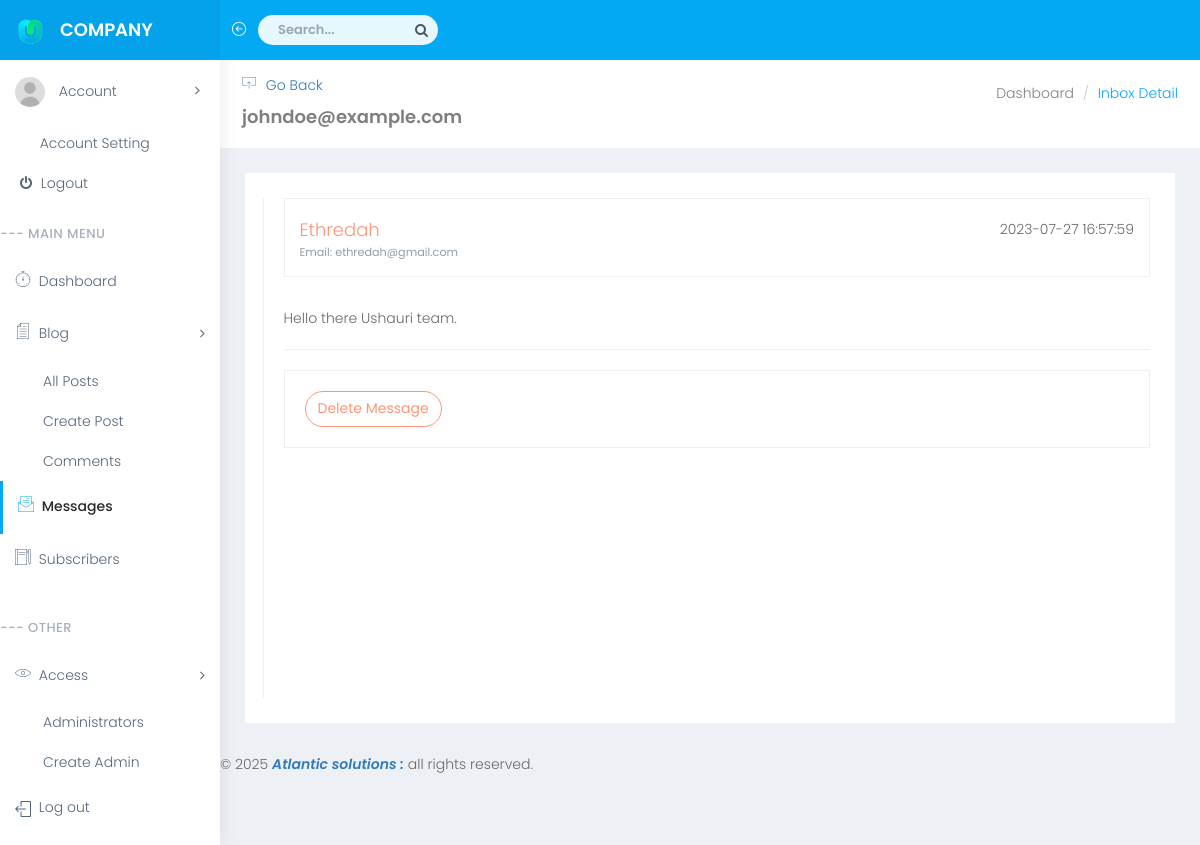
Screenshot of /admin/inbox-detail.php?id=1 (signed in) with the database file from the repository.
### tables this page shows
CREATE TABLE `contacts` (
  `id` int(11) NOT NULL,
  `names` varchar(50) NOT NULL,
  `email` varchar(50) NOT NULL,
  `message` text NOT NULL,
  `date` datetime NOT NULL DEFAULT current_timestamp()
);

### admin/inbox-detail.php (the view, shortened to what this page needs)
<?php
    require_once "functions/db.php";
    $email = $_SESSION['email'];
        if (isset($_GET['id'])) {
        $inboxid = $_GET['id'];
        $sql="SELECT * FROM contacts WHERE id='$inboxid'";
      }
      else {
        header('Location:inbox.php');
      }
    ?>
<!DOCTYPE html>
<html lang="en">
<head>
    <link href="bootstrap/dist/css/bootstrap.min.css" rel="stylesheet">
    <link href="../plugins/bower_components/bootstrap-extension/css/bootstrap-extension.css" rel="stylesheet">
    <link href="../plugins/bower_components/sidebar-nav/dist/sidebar-nav.min.css" rel="stylesheet">
    <link href="../plugins/bower_components/morrisjs/morris.css" rel="stylesheet">
    <link href="css/animate.css" rel="stylesheet">
    <link href="css/style.css" rel="stylesheet">
    <link href="css/colors/blue.css" id="theme" rel="stylesheet">
</head>
<body>
    <div id="wrapper">
        <nav class="navbar navbar-default navbar-static-top m-b-0">
            <div class="navbar-header"> <a class="navbar-toggle hidden-sm hidden-md hidden-lg " href="javascript:void(0)" data-toggle="collapse" data-target=".navbar-collapse"><i class="ti-menu"></i></a>
                <div class="top-left-part"><a class="logo" href="index.php"><b><img src="../plugins/images/icon.png" style="width: 30px; height: 30px;" alt="home" /></b><span class="hidden-xs"><b>Company</b></span></a></div>
                <ul class="nav navbar-top-links navbar-left hidden-xs">
                    <li><a href="javascript:void(0)" class="open-close hidden-xs waves-effect waves-light"><i class="icon-arrow-left-circle ti-menu"></i></a></li>
                    <li>
                        <form role="search" class="app-search hidden-xs">
                            <input type="text" placeholder="Search..." class="form-control"> <a href=""><i class="fa fa-search"></i></a> </form>
                    </li>
                </ul>
                <ul class="nav navbar-top-links navbar-right pull-right">
                    <li class="right-side-toggle"> <a class="waves-effect waves-light" href="javascript:void(0)"><i class="ti-settings"></i></a></li>
                </ul>
            </div>
        </nav>
        <div class="navbar-default sidebar" role="navigation">
            <div class="sidebar-nav navbar-collapse slimscrollsidebar">
                <ul class="nav" id="side-menu">
                    <li class="user-pro">
                        <a href="#" class="waves-effect"><img src="../plugins/images/user.jpg" alt="user-img" class="img-circle"> <span class="hide-menu"> Account<span class="fa arrow"></span></span>
                        </a>
                        <ul class="nav nav-second-level">
                            <li><a href="settings.php"><i class="ti-settings"></i> Account Setting</a></li>
                            <li><a href="login.php"><i class="fa fa-power-off"></i> Logout</a></li>
                        </ul>
                    </li>
                    <li class="nav-small-cap m-t-10">--- Main Menu</li>
                    <li> <a href="index.php" class="waves-effect"><i class="linea-icon linea-basic fa-fw" data-icon="v"></i> <span class="hide-menu"> Dashboard </a>
                    </li>
                  <li> <a href="#" class="waves-effect"><i data-icon="&#xe00b;" class="linea-icon linea-basic fa-fw"></i> <span class="hide-menu">Blog<span class="fa arrow"></span></span></a>
                        <ul class="nav nav-second-level">
                            <li><a href="posts.php">All Posts</a></li>
                            <li><a href="new-post.php">Create Post</a></li>
                            <li><a href="comments.php" class="waves-effect">Comments</a>
                            </li>
                        </ul>
                    </li>
                   <li><a href="inbox.php" class="waves-effect active"><i data-icon=")" class="linea-icon linea-basic fa-fw"></i> <span class="hide-menu">Messages</span></a>
                    </li>
                    <li><a href="subscribers.php" class="waves-effect"><i data-icon="n" class="linea-icon linea-basic fa-fw"></i> <span class="hide-menu">Subscribers</span></a>
                    </li>
                     <li class="nav-small-cap">--- Other</li>
                    <li> <a href="#" class="waves-effect"><i data-icon="H" class="linea-icon linea-basic fa-fw"></i> <span class="hide-menu">Access<span class="fa arrow"></span></span></a>
                        <ul class="nav nav-second-level">
                            <li><a href="users.php">Administrators</a></li>
                            <li><a href="new-user.php">Create Admin</a></li>
                        </ul>
                    </li>
                    <li><a href="login.php" class="waves-effect"><i class="icon-logout fa-fw"></i> <span class="hide-menu">Log out</span></a></li>
                </ul>
            </div>
        </div>
        <div id="page-wrapper">
            <div class="container-fluid">
                <div class="row bg-title">
                    <div class="col-lg-3 col-md-4 col-sm-4 col-xs-12">
                        <a href="inbox.php" class="waves-effect active"><i data-icon="&#xe020;" class="linea-icon linea-basic fa-fw"></i> <span class="hide-menu">Go Back</span></a>
                        <h4 class="page-title"><?php echo $email;?></h4> </div>
                    <div class="col-lg-9 col-sm-8 col-md-8 col-xs-12">
                        <ol class="breadcrumb">
                            <li><a href="#">Dashboard</a></li>
                            <li class="active">Inbox Detail</li>
                        </ol>
                    </div>
                </div>
                <div class="row">
                    <div class="col-md-12">
                        <div class="white-box">
                            <div class="row">
                                <?php
                                 $query = mysqli_query($connection, $sql);
                                        while ($row = mysqli_fetch_assoc($query)) {
                                echo
                                '<div class="col-lg-12 col-md-9 col-sm-8 col-xs-12 mail_listing">
                                    <div class="media m-b-30 p-t-20">
                                        <div class="media-body"> <span class="media-meta pull-right">'.$row["date"].'</span>
                                            <h4 class="text-danger m-0">'.$row["names"].'</h4> <small class="text-muted">Email: '.$row["email"].'</small> </div>
                                    </div>
                                    <p>
                                        '.$row["message"].'
                                    </p>
                                    <hr>
                                    <div class="b-all p-20">
                                       <a href="#" class="btn btn-danger btn-rounded btn-outline hidden-xs hidden-sm waves-effect waves-light" data-toggle="modal" data-target="#responsive-modal'.$row["id"].'">Delete Message</a>
                                    </div>
                                </div>
                                            <div id="responsive-modal'.$row["id"].'" class="modal fade" tabindex="-1" role="dialog" aria-labelledby="myModalLabel" aria-hidden="true" style="display: none;">
                                                        <input type="hidden" name="id" value="'.$row["id"].'"/>
                                            </div>
                                ';
                                    }
                                    ?>
                            </div>
                        </div>
                    </div>
                </div>
            </div>
            <p class="copyright">
        &copy; <script>document.write(new Date().getFullYear())</script> <a href="#"> <b> <i>Atlantic solutions : </i> </b> </a> all rights reserved.
      </p>
        </div>
    </div>
</body>
</html>

### admin/css/colors/blue.css (style rules this page uses)
body { background: #fff; }
.top-left-part { background: rgba(0, 0, 0, 0.04); }
.navbar-header { background: #03a9f3; }
.navbar-top-links > li > a { color: #ffffff; }
.bg-title .breadcrumb .active { color: #03a9f3; }
.sidebar { background: #fff; box-shadow: 1px 0px 20px rgba(0, 0, 0, 0.08); }
#side-menu li a { color: #54667a; }
#side-menu li a { color: #54667a; border-left: 0px solid #fff; }
#side-menu > li > a.active { border-left: 3px solid #03a9f3; color: #2b2b2b; font-weight: 500; }
#side-menu > li > a.active i { color: #03a9f3; }

### rows the page displays
contacts: date "2023-07-27 16:57:59", names "Ethredah", email "ethredah@gmail.com", message "Hello there Ushauri team."

### other values shown
$email "johndoe@example.com"
